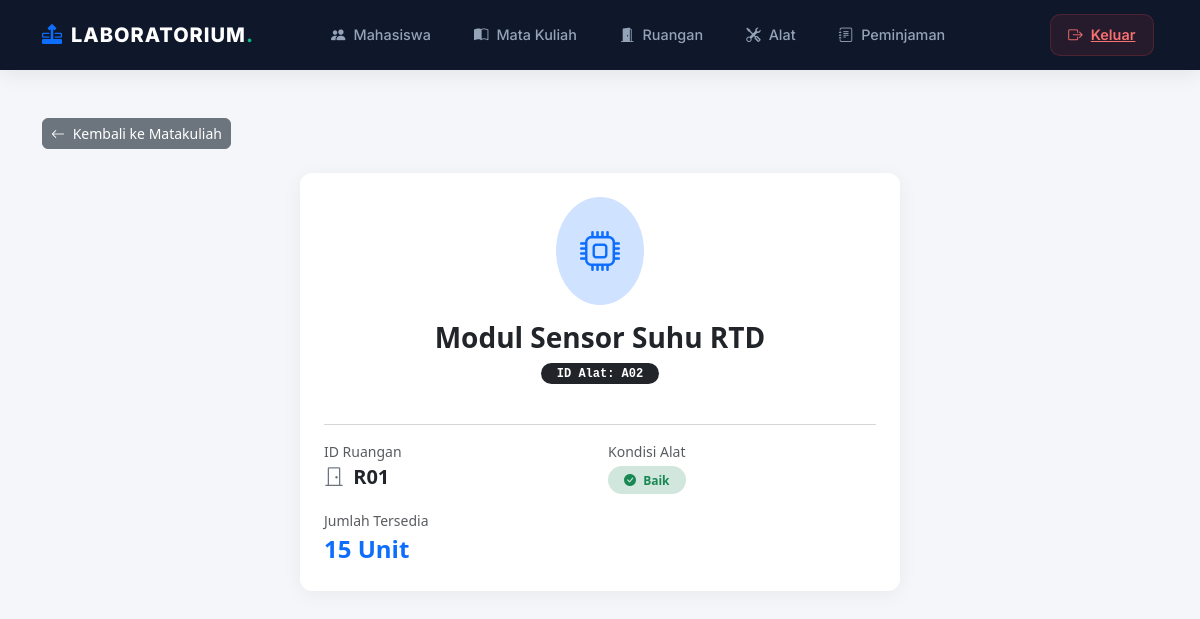
/detail_alat.php?id=A02, run on the app's committed database.
### tables this page shows
CREATE TABLE `alat` (
  `ID_Alat` varchar(10) NOT NULL,
  `ID_Ruangan` varchar(10) NOT NULL,
  `Nama_Alat` varchar(100) DEFAULT NULL,
  `Kondisi` varchar(20) DEFAULT NULL,
  `Jumlah_Alat` int(11) DEFAULT NULL
);

### detail_alat.php (the view, shortened to what this page needs)
<?php
include 'koneksi.php';
$id_alat = isset($_GET['id']) ? $_GET['id'] : '';
$query = mysqli_query($conn, "SELECT * FROM alat WHERE ID_Alat = '$id_alat'");
$data = mysqli_fetch_assoc($query);
?>
<!DOCTYPE html>
<html lang="id">
<head>
    <link href="https://cdn.jsdelivr.net/npm/bootstrap@5.3.3/dist/css/bootstrap.min.css" rel="stylesheet">
    <link href="https://cdn.jsdelivr.net/npm/bootstrap-icons@1.11.3/font/bootstrap-icons.min.css" rel="stylesheet">
</head>
<body>
<?php include 'components/navbar.php'; ?>
<div class="container my-5">
    <a href="matakuliah.php" class="btn btn-secondary mb-4 btn-sm rounded-2">
        <i class="bi bi-arrow-left me-1"></i> Kembali ke Matakuliah
    </a>
    <div class="card card-detail p-4 max-width-md mx-auto" style="max-width: 600px;">
        <div class="text-center mb-4">
            <div class="bg-primary-subtle text-primary rounded-circle d-inline-flex p-4 mb-3">
                <i class="bi bi-cpu fs-1"></i>
            </div>
            <h3 class="fw-bold mb-1"><?php echo $data['Nama_Alat']; ?></h3>
            <span class="badge bg-dark font-monospace px-3 py-1.5 rounded-pill">ID Alat: <?php echo $data['ID_Alat']; ?></span>
        </div>
        <hr class="text-muted">
        <div class="row g-3">
            <div class="col-6">
                <small class="text-muted d-block">ID Ruangan</small>
                <span class="fw-semibold text-dark fs-5"><i class="bi bi-door-closed me-1 text-secondary"></i> <?php echo $data['ID_Ruangan']; ?></span>
            </div>
            <div class="col-6">
                <small class="text-muted d-block">Kondisi Alat</small>
                <?php if ($data['Kondisi'] == 'Baik') { ?>
                    <span class="badge bg-success-subtle text-success px-3 py-2 rounded-pill mt-1"><i class="bi bi-check-circle-fill me-1"></i> Baik</span>
                <?php } else { ?>
                    <span class="badge bg-danger-subtle text-danger px-3 py-2 rounded-pill mt-1"><i class="bi bi-exclamation-triangle-fill me-1"></i> Rusak</span>
                <?php } ?>
            </div>
            <div class="col-12 mt-3">
                <small class="text-muted d-block">Jumlah Tersedia</small>
                <span class="fw-bold text-primary fs-4"><?php echo $data['Jumlah_Alat']; ?> Unit</span>
            </div>
        </div>
    </div>
</div>
</body>
</html>

### detail_alat.php (style rules this page uses)
body { background-color: #f4f6f9; font-family: 'Segoe UI', sans-serif; }
.card-detail { border: none; border-radius: 12px; box-shadow: 0 4px 20px rgba(0,0,0,0.05); }

### data on the page
alat: Nama_Alat "Modul Sensor Suhu RTD", ID_Alat "A02", ID_Ruangan "R01", Jumlah_Alat "15"
